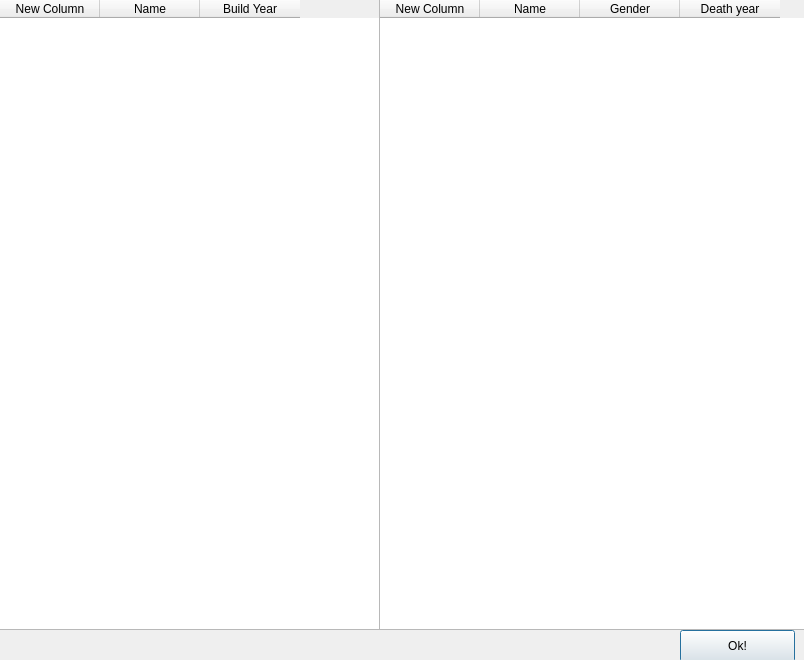
<?xml version="1.0" encoding="UTF-8"?>
<ui version="4.0">
 <class>AddConnectionWindow</class>
 <widget class="QDialog" name="AddConnectionWindow">
  <property name="geometry">
   <rect>
    <x>0</x>
    <y>0</y>
    <width>804</width>
    <height>660</height>
   </rect>
  </property>
  <property name="windowTitle">
   <string>Dialog</string>
  </property>
  <widget class="QWidget" name="verticalLayoutWidget">
   <property name="geometry">
    <rect>
     <x>-1</x>
     <y>-1</y>
     <width>381</width>
     <height>631</height>
    </rect>
   </property>
   <layout class="QVBoxLayout" name="verticalLayout">
    <item>
     <layout class="QHBoxLayout" name="horizontalLayout">
      <item>
       <widget class="QTableWidget" name="computerTableConnection">
        <property name="editTriggers">
         <set>QAbstractItemView::NoEditTriggers</set>
        </property>
        <property name="dragDropOverwriteMode">
         <bool>false</bool>
        </property>
        <property name="dragDropMode">
         <enum>QAbstractItemView::DragOnly</enum>
        </property>
        <property name="alternatingRowColors">
         <bool>false</bool>
        </property>
        <property name="selectionBehavior">
         <enum>QAbstractItemView::SelectRows</enum>
        </property>
        <property name="showGrid">
         <bool>false</bool>
        </property>
        <column>
         <property name="text">
          <string>New Column</string>
         </property>
        </column>
        <column>
         <property name="text">
          <string>Name</string>
         </property>
        </column>
        <column>
         <property name="text">
          <string>Build Year</string>
         </property>
        </column>
       </widget>
      </item>
     </layout>
    </item>
   </layout>
  </widget>
  <widget class="QWidget" name="verticalLayoutWidget_2">
   <property name="geometry">
    <rect>
     <x>379</x>
     <y>-1</y>
     <width>441</width>
     <height>631</height>
    </rect>
   </property>
   <layout class="QVBoxLayout" name="verticalLayout_2">
    <item>
     <layout class="QHBoxLayout" name="horizontalLayout_2">
      <item>
       <widget class="QTableWidget" name="personTableConnection">
        <property name="editTriggers">
         <set>QAbstractItemView::NoEditTriggers</set>
        </property>
        <property name="dragDropOverwriteMode">
         <bool>false</bool>
        </property>
        <property name="dragDropMode">
         <enum>QAbstractItemView::DragOnly</enum>
        </property>
        <property name="selectionBehavior">
         <enum>QAbstractItemView::SelectRows</enum>
        </property>
        <property name="showGrid">
         <bool>false</bool>
        </property>
        <column>
         <property name="text">
          <string>New Column</string>
         </property>
        </column>
        <column>
         <property name="text">
          <string>Name</string>
         </property>
        </column>
        <column>
         <property name="text">
          <string>Gender</string>
         </property>
        </column>
        <column>
         <property name="text">
          <string>Death year</string>
         </property>
        </column>
       </widget>
      </item>
     </layout>
    </item>
   </layout>
  </widget>
  <widget class="QPushButton" name="buttonPushToClose">
   <property name="geometry">
    <rect>
     <x>680</x>
     <y>630</y>
     <width>115</width>
     <height>32</height>
    </rect>
   </property>
   <property name="text">
    <string>Ok!</string>
   </property>
  </widget>
 </widget>
 <resources/>
 <connections/>
</ui>
